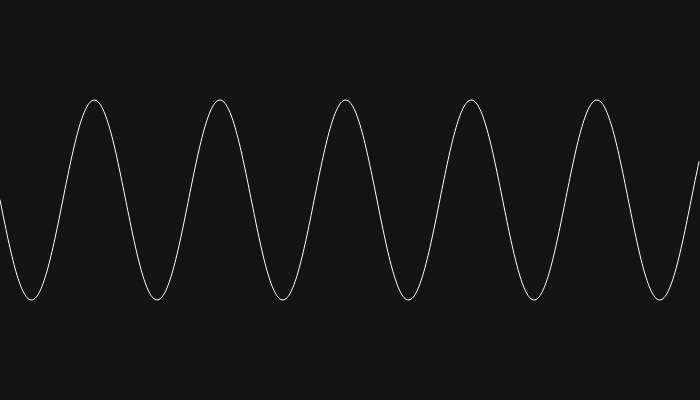
Frame 1 (no input)
Frame 60 (no input): identical to frame 1, image omitted
Frame 120 (the mouse pressed at the canvas centre since frame 60): identical to frame 1, image omitted

The p5.js sketch that drew this single still picture (run headless with seeded random() and noise() and a simulated clock; from frame 60 on, the mouse is pressed at the canvas centre):

// p5.js sketch
// ── sketch.js
/* DM3008 Generative Art, Ashley Hi 2026
 * Week 4 - Waves & Distribution
 * Wave Properties
*/

let amplitude = 100;   // how tall the wave is
let frequency = 0.05;  // how squeezed the waves are
let phase = 0;         // shifts the wave left/right

function setup() {
  createCanvas(700, 400);
}

function draw() {
  background(20);
  stroke(255);
  noFill();

  beginShape();
  for (let x = 0; x < width; x++) {
    let y = height / 2 + amplitude * sin(frequency * x + phase);
    vertex(x, y);
  }
  endShape();
}
